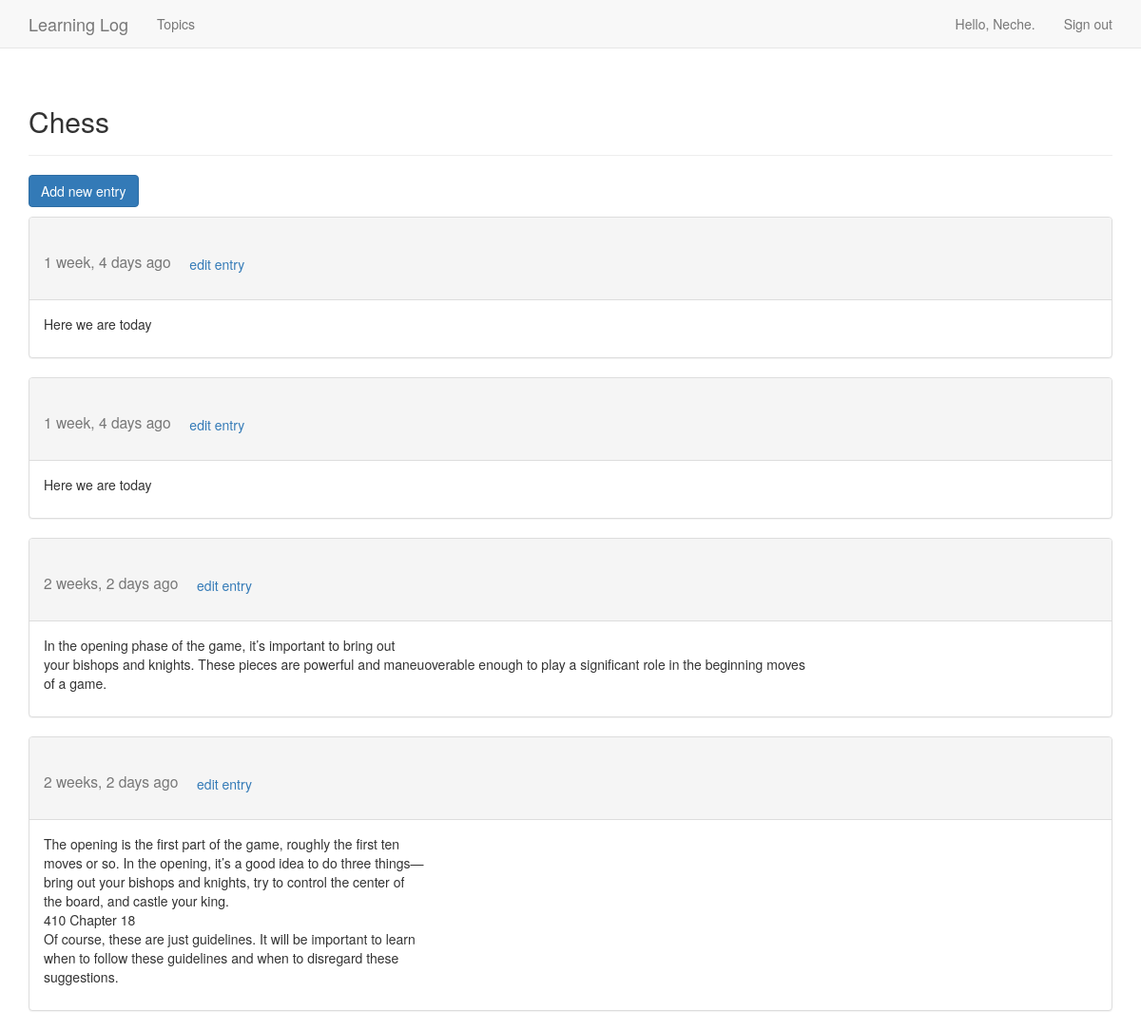
The app's page /topics/1 (signed in) with its own data.
### learning_logs/models.py (models this page shows, shortened)
class Topic(models.Model):
    text = models.CharField(max_length=200)
    date_added = models.DateTimeField(auto_now_add=True)
    owner = models.ForeignKey(User, on_delete=models.CASCADE)
    def __str__(self):
        return self.text

class Entry(models.Model):
    topic = models.ForeignKey(Topic, on_delete=models.CASCADE)
    text = models.TextField()
    date_added = models.DateTimeField(auto_now_add=True)
    date_updated = models.DateTimeField(auto_now=True)
    class Meta:
        verbose_name_plural = 'entries'

### learning_logs/views.py (the view)
# urls.py: path('topics/<int:topic_id>', views.topic, name='topic'),
@login_required
def topic(request, topic_id):
    topic = Topic.objects.get(id=topic_id)
    check_topic_owner(request, topic)
    entries = topic.entry_set.order_by('-date_added')
    context = {
        'topic': topic,
        'entries' : entries,
    }
    return render(request, 'learning_logs/topic.html', context)

### learning_logs/views.py (called while the page is built)
def check_topic_owner(request, topic):
    if topic.owner != request.user:
        raise Http404

### learning_logs/templates/learning_logs/topic.html (shortened to what this page needs)
{% extends "learning_logs/base.html" %}
{% load bootstrap3%}
{% load humanize%}
{% block header%}
<h2>{{topic}} </h2>
{% endblock%}
{% block content %}
<p><a href="{% url 'learning_logs:new_entry' topic.id %}" class="btn btn-primary">Add new entry</a></p>
{% for entry in entries %}
 <div class="panel panel-default">
  <div class="panel-heading">
    <h3>
      <small>{{entry.date_added| naturaltime}}</small>
      <small>
        <a href="{% url 'learning_logs:edit_entry' entry.id %}" class="btn btn primary">edit entry</a>
      </small>
    </h3>
  </div>
  <div class="panel-body">
    {{entry.text | linebreaks}}
  </div>
 </div>
{% empty %}
    There are no entry for this topic yet.
{% endfor %}
{% endblock %}

### learning_logs/templates/learning_logs/base.html (shortened to what this page needs)
{% load bootstrap3 %}
<!DOCTYPE html>
<html lang="en">
<head>
  {% bootstrap_css %}
</head>
<body>
  <nav class="navbar navbar-default navbar-static-top">
    <div class="container">
      <div class="navbar-header">
        <a class="navbar-brand" href="{% url 'learning_logs:index' %}">Learning Log</a>
      </div>
      <div id="navbar" class="navbar-collapse collapse">
        <ul class="nav navbar-nav">
          <li><a href="{% url 'learning_logs:topics' %}">Topics</a></li>
        </ul>
        <ul class="nav navbar-nav navbar-right">
          {% if user.is_authenticated%}
          <li><a>Hello, {{user.username}}.</a></li>
          <li><a href="{% url 'users:logout' %}" style="color:">Sign out</a></li>
          {% else %}
          <li><a href="{% url 'users:register' %}">Sign Up</a></li>
          <li><a href="{% url 'users:login' %}">Sign In</a></li>
          {% endif %}
        </ul>
      </div>
    </div>
  </nav>
  <div class="container">
    <div class="page-header">
      {% block header %}{% endblock%}
    </div>
    <div>
      {% block content %}{% endblock%}
    </div>
  </div>
</body>
</html>

### records on screen
Topic: text "Chess"
Entry: date_added "1 week, 4 days ago", text "Here we are today"
Entry: date_added "1 week, 4 days ago", text "Here we are today"
Entry: date_added "2 weeks, 2 days ago", text "In the opening phase of the game, it’s important to bring out your bishops and knights. These pieces are powerful and maneuoverable enough to play a significant role in the beginning moves of a game."
Entry: date_added "2 weeks, 2 days ago", text "The opening is the first part of the game, roughly the first ten moves or so. In the opening, it’s a good idea to do three things— bring out your bishops and knights, try to control the center of the board, and castle your king. 410 Chapter 18 Of course, these are just guidelines. It will be important to learn when to follow these guidelines and when to disregard these suggestions."

### other values on screen
{{ user.username }} "Neche"
